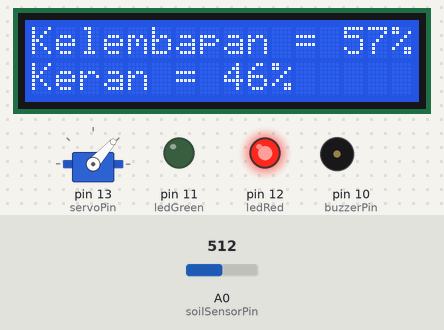
The sketch below on a simulated Arduino Uno, built with avr-gcc and run on an emulated ATmega328P. On the bench: servo, 16×2 character LCD, output pins drawn as LEDs (lit = HIGH), buzzer (waves = sounding). The inputs (shaded band) are chosen by the test bench; at power-on: A0 (soilSensorPin) = 512. What the sketch prints to the serial monitor is not drawn.

Above: at 3.8 s.
3.9 s: A0 (soilSensorPin) set to 475
At 4.9 s:
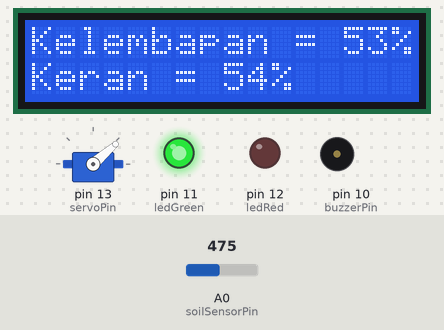
5.4 s: A0 (soilSensorPin) set to 277
At 6.6 s:
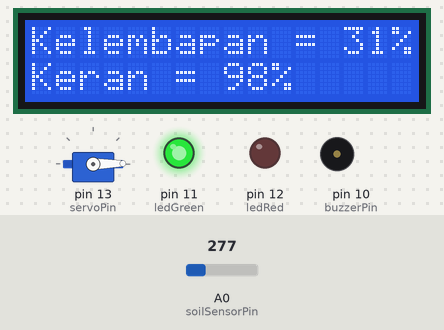
6.9 s: A0 (soilSensorPin) set to 254
At 7.7 s:
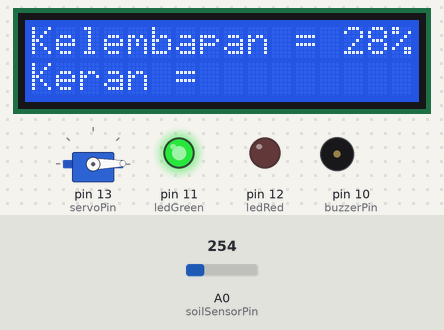
9.7 s: A0 (soilSensorPin) set to 900
At 11.7 s:
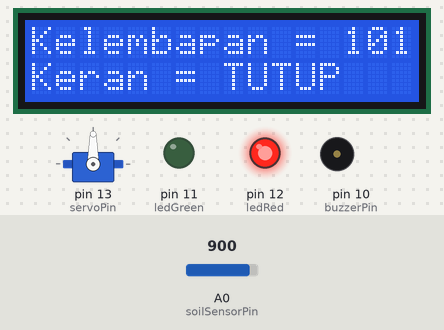
12.1 s: A0 (soilSensorPin) set to 122
At 12.7 s:
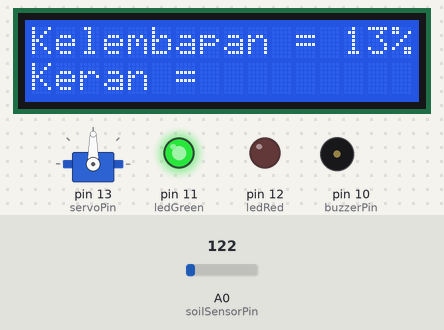
14.9 s: A0 (soilSensorPin) set to 96
At 16.9 s:
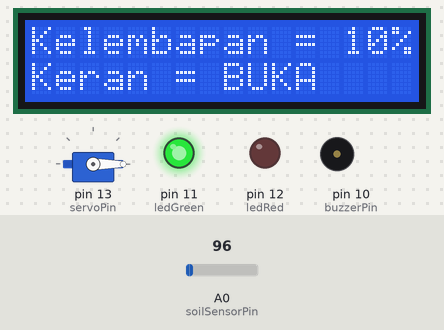
17.3 s: A0 (soilSensorPin) set to 83
Timing chart, 0 to 21.3 s (numbered marks = the images above; inputs shaded):
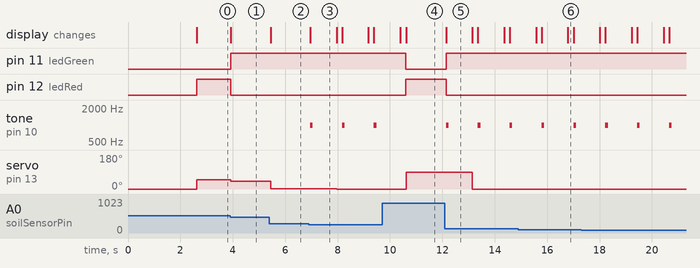

The sketch:

ceteef.ino
```cpp
// Mengimpor pustaka untuk LCD dengan komunikasi I2C
#include <LiquidCrystal_I2C.h>
// Mengimpor pustaka untuk mengontrol motor servo
#include <Servo.h>

// Menginisialisasi objek LCD I2C dengan alamat 0x27 atau 0x3F
// Parameter: (alamat I2C, jumlah kolom, jumlah baris)
LiquidCrystal_I2C lcd(32, 16, 2);  // Ganti ke 0x3F jika LCD tidak tampil

// Mendefinisikan pin-pin yang digunakan dalam rangkaian
const int buzzerPin = 10;     // Pin untuk buzzer
const int ledRed = 12;        // Pin untuk LED merah
const int ledGreen = 11;      // Pin untuk LED hijau
const int soilSensorPin = A0; // Pin analog untuk sensor kelembapan tanah
const int servoPin = 13;       // Pin untuk motor servo

// Membuat objek servo untuk mengontrol motor servo
Servo moistureServo;

void setup() {
  // Mengatur mode pin sebagai OUTPUT
  pinMode(buzzerPin, OUTPUT);  // Pin buzzer sebagai output
  pinMode(ledRed, OUTPUT);     // Pin LED merah sebagai output
  pinMode(ledGreen, OUTPUT);   // Pin LED hijau sebagai output

  // Inisialisasi servo
  moistureServo.attach(servoPin);       // Menghubungkan servo ke pin yang ditentukan
  moistureServo.write(0);                // Mengatur posisi awal servo ke 0 derajat

  // Memulai komunikasi serial dengan kecepatan 9600 bps
  Serial.begin(9600);

  // Inisialisasi LCD
  lcd.init();                  // Memulai LCD
  lcd.backlight();             // Menyalakan lampu latar belakang LCD

  // Menampilkan tampilan awal pada LCD
  lcd.setCursor(0, 0);         // Mengatur kursor ke posisi (kolom 0, baris 0)
  lcd.print("Sistem Penyiram"); // Menampilkan teks pada baris pertama
  lcd.setCursor(0, 1);         // Mengatur kursor ke posisi (kolom 0, baris 1)
  lcd.print("Tanaman Otomatis"); // Menampilkan teks pada baris kedua
  delay(2500);                 // Menunggu selama 2,5 detik

  // Menghapus tampilan LCD
  lcd.clear();

  // Menampilkan label-label pada LCD
  lcd.setCursor(0, 0);         // Mengatur kursor ke posisi (kolom 0, baris 0)
  lcd.print("Kelembapan =");    // Menampilkan label untuk kelembapan
  lcd.setCursor(0, 1);         // Mengatur kursor ke posisi (kolom 0, baris 1)
  lcd.print("Keran = ");        // Menampilkan label untuk status keran
}

void loop() {
  // Membaca nilai analog dari sensor kelembapan tanah
  int sensorValue = analogRead(soilSensorPin);

  // Mengkonversi nilai sensor (0-876) menjadi persentase kelembapan (0-99%)
  // 0 = kering, 99 = basah
  int moisture = map(sensorValue, 0, 876, 0, 99);

  // Menampilkan nilai kelembapan pada Serial Monitor
  Serial.print("Kelembapan: ");
  Serial.println(moisture);

  // Menampilkan nilai kelembapan pada LCD
  lcd.setCursor(13, 0);        // Mengatur kursor ke posisi (kolom 13, baris 0)
  lcd.print(moisture);         // Menampilkan nilai kelembapan
  lcd.print("%");              // Menampilkan simbol persen

  // Variabel untuk menyimpan posisi servo
  int servoPos;

  // Menghapus status keran sebelumnya pada LCD
  lcd.setCursor(8, 1);
  lcd.print("        ");  // Memberikan spasi yang cukup untuk menghapus nilai sebelumnya
  lcd.setCursor(8, 1);

  // Menentukan posisi servo dan tampilan status keran berdasarkan tingkat kelembapan
  if (moisture < 30) {
    // Kelembapan di bawah 30%: servo terbuka penuh (0 derajat)
    servoPos = 0;
    digitalWrite(ledGreen, HIGH);    // Menghidupkan LED hijau
    digitalWrite(ledRed, LOW);       // Mematikan LED merah
    playSound();                     // Memanggil fungsi untuk membunyikan buzzer

    // Menampilkan status keran "BUKA"
    lcd.print("BUKA");
  } else if (moisture > 80) {
    // Kelembapan di atas 80%: servo tertutup penuh (90 derajat)
    servoPos = 90;
    digitalWrite(ledGreen, LOW);     // Mematikan LED hijau
    digitalWrite(ledRed, HIGH);      // Menghidupkan LED merah

    // Menampilkan status keran "TUTUP"
    lcd.print("TUTUP");
  } else {
    // Kelembapan antara 30% dan 80%: servo bergerak secara proporsional
    // Map nilai kelembapan 30-80 ke sudut servo 0-90
    servoPos = map(moisture, 30, 80, 0, 90);

    // Menentukan status LED berdasarkan posisi servo
    if (servoPos < 45) {
      digitalWrite(ledGreen, HIGH);  // Menghidupkan LED hijau
      digitalWrite(ledRed, LOW);     // Mematikan LED merah
    } else {
      digitalWrite(ledGreen, LOW);   // Mematikan LED hijau
      digitalWrite(ledRed, HIGH);    // Menghidupkan LED merah
    }

    // Menghitung persentase bukaan keran (100% saat moisture 30%, 0% saat moisture 80%)
    int openPercentage = map(moisture, 30, 80, 100, 0);

    // Menampilkan persentase bukaan keran
    lcd.print(openPercentage);
    lcd.print("%");
  }

  // Menggerakkan servo ke posisi yang ditentukan
  moistureServo.write(servoPos);

  // Memberikan jeda kecil untuk stabilitas pergerakan servo
  delay(200);
}

// Fungsi untuk membunyikan buzzer
void playSound() {
  tone(buzzerPin, 1000, 100);  // Membunyikan buzzer dengan frekuensi 1000Hz selama 100ms
  delay(1000);                 // Menunggu selama 1 detik
  noTone(buzzerPin);           // Mematikan buzzer
}
```

Measured:
- the behaviour switches between 487 and 486 on A0 (soilSensorPin) (found by bisection; images 0 and 1)
- the behaviour switches between 266 and 265 on A0 (soilSensorPin) (found by bisection; images 2 and 3)
- after the input at 3.9 s, pin 11 (ledGreen): LOW → HIGH at once; pin 12 (ledRed): HIGH → LOW at once; servo on pin 13 (servoPin): 48° → 41° at once; the display: changes at once (image 1)
- after the input at 5.4 s, servo on pin 13 (servoPin): 41° → 1° after 0.05 s; the display: changes after 0.05 s (image 2)
- after the input at 6.9 s, tone on pin 10 (buzzerPin): alternates 1000 Hz for 0.10 s and silent for 1.1 s, starting after 0.06 s; servo on pin 13 (servoPin): 1° → 0° after 1.1 s; the display: changes after 0.06 s (image 3)
- after the input at 9.7 s, pin 11 (ledGreen): HIGH → LOW after 0.91 s; pin 12 (ledRed): LOW → HIGH after 0.91 s; tone on pin 10 (buzzerPin): stops changing and stays silent; servo on pin 13 (servoPin): 0° → 90° after 0.91 s; the display: first differs from a run without the input after 0.91 s (image 4)
- after the input at 12.1 s, pin 11 (ledGreen): LOW → HIGH at once; pin 12 (ledRed): HIGH → LOW at once; tone on pin 10 (buzzerPin): alternates 1000 Hz for 0.10 s and silent for 1.1 s, starting at once; servo on pin 13 (servoPin): 90° → 0° after 1.0 s; the display: changes at once (image 5)
- after the input at 14.9 s, the display: first differs from a run without the input after 0.89 s (image 6 shows a later state)
